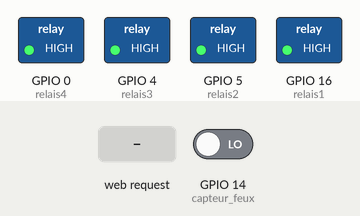
Bench run of a sketch on a simulated ESP8266 (NodeMCU). Parts: switched loads named in the sketch (green lamp = pin HIGH). Inputs (shaded band) come from the test bench; at power-on: GPIO 14 (capteur_feux) LOW. What the sketch prints to the serial monitor is not drawn.

Above: at 6.2 s.
6.3 s: HTTP request GET /lampe1 received
At 7.3 s:
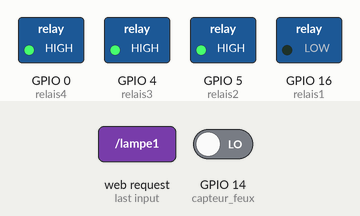
7.8 s: HTTP request GET /lampe2 received
At 8.5 s:
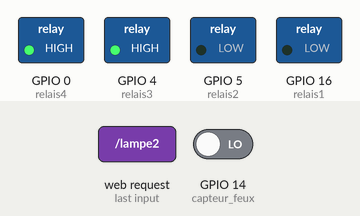
9.3 s: HTTP request GET /lampe1off received
At 9.6 s:
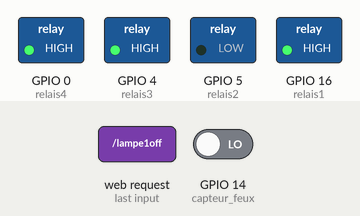
10.8 s: HTTP request GET /lampe3 received
At 11.9 s:
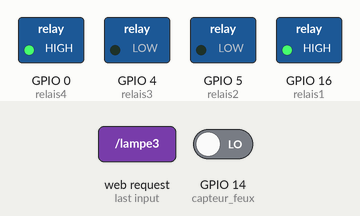
12.3 s: HTTP request GET /lampe2off received
At 13.1 s:
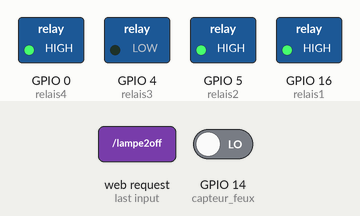
13.8 s: HTTP request GET /prise1 received
At 14.3 s:
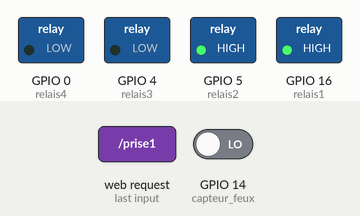
Timing chart, 0 to 16.3 s (numbered marks = the images above; inputs shaded):
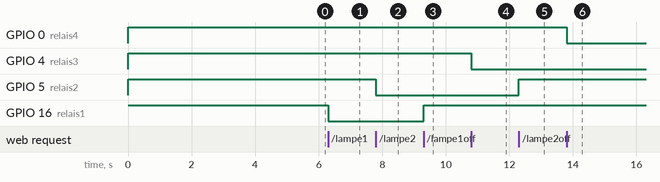

The sketch:

glory.ino
```cpp
#include <Arduino.h>
#include <ESP8266WiFi.h>
#include <WiFiClient.h>
#include <ESP8266WebServer.h>

#include "index.h" //Our HTML webpage contents with javascripts

const int pins[4] = {16,5,4,0};
const int relais1 = 16 ,relais2 = 5,relais3 = 4,relais4 = 0;
const int capteur_feux = 14;

#define Cap_light  A0
#define MAX_LIGHT 255


IPAddress local_IP(192,168,43,22);
IPAddress gateway(192,168,43,9);
IPAddress subnet(255,255,255,0);


ESP8266WebServer server(80); //Server on port 80

void handleRoot() {
 String s = MAIN_page; //Read HTML contents
 server.send(200, "text/html", s); //Send web page
}

void lampe1() {
 digitalWrite(relais1,LOW);
}
void lampe1off() {
 digitalWrite(relais1,HIGH);
}

void lampe2() {
 digitalWrite(relais2,LOW);
}
void lampe2off() {
 digitalWrite(relais2,HIGH);
}
void lampe3() {
 digitalWrite(relais3,LOW);
}
void lampe3off() {
 digitalWrite(relais3,HIGH);
}
void lampe4() {
 digitalWrite(relais4,LOW);
}
void lampe4off() {
 digitalWrite(relais4,HIGH);
}


void setup() {

  inits();
}
void loop() {
   Serial.print("Feux : ");
   Serial.println(digitalRead(capteur_feux));
   server.handleClient();  //Handle client requests
}

//verification de la lumiere du jour
boolean read_value()
{
   float val = analogRead(Cap_light);
   if(val > MAX_LIGHT)
   {
    // si c'est la journer on renvoi true
      return true;
   }
   else
   {
    //si c'est la nuit on renoi false
     return false;
   }
}

//initialisation des fonctions du projet
void inits()
{
  Serial.begin(115200);
  for(int i = 0; i<4;i++)
  {
      pinMode(pins[i],OUTPUT);
      digitalWrite(pins[i],HIGH);
  }
  pinMode(capteur_feux, INPUT);
  pinMode(Cap_light, INPUT);

  WiFi.softAPConfig(local_IP, gateway, subnet);
  boolean result = WiFi.softAP("mtp-01", "mtp01234");
  Serial.print("Soft-AP IP address = ");
  Serial.println(WiFi.softAPIP());

  IPAddress myIP = WiFi.softAPIP();
  Serial.print("AP IP address: ");
  Serial.println(myIP);

  server.on("/", handleRoot);//affichage de la page principale

  server.on("/lampe1", lampe1); //envoi des donnnees du capteur
  server.on("/lampe1off", lampe1off); //envoi des donnnees du capteur

  server.on("/lampe2", lampe2); //envoi des donnnees du capteur
  server.on("/lampe2off", lampe2off); //envoi des donnnees du

  server.on("/lampe3", lampe3); //envoi des donnnees du capteur
  server.on("/lampe3off", lampe3off); //envoi des donnnees du capteur

  server.on("/prise1", lampe4); //envoi des donnnees du capteur
  server.on("/prise1off", lampe4off); //envoi des donnnees du capteur

  server.begin();                  //Start server
  Serial.println("HTTP server started");

  delay(5000);
}
```

index.h
```cpp
const char MAIN_page[] PROGMEM = R"=====(

<!DOCTYPE html>
<html lang="en">
<head>
    <meta charset="UTF-8">
    <meta http-equiv="X-UA-Compatible" content="IE=edge">
    <meta name="viewport" content="width=device-width, initial-scale=1.0">
    <title>Car diagnostc</title>
    <style>
        *
        {
            font-family: 'Segoe UI', Tahoma, Geneva, Verdana, sans-serif;

        }
/* /////////////////////////////////////////////// */
.switch {
  position: relative;
  display: inline-block;
  width: 90px;
  height: 34px;
}

.switch input {display:none;}
.slider {
  position: absolute;
  cursor: pointer;
  top: 0;
  left: 0;
  right: 0;
  bottom: 0;
  background-color: #ca2222;
  -webkit-transition: .4s;
  transition: .4s;
}

.slider:before {
  position: absolute;
  content: "";
  height: 26px;
  width: 26px;
  left: 4px;
  bottom: 4px;
  background-color: white;
  -webkit-transition: .4s;
  transition: .4s;
}

input:checked + .slider {
  background-color: #2ab934;
}

input:focus + .slider {
  box-shadow: 0 0 1px #2196F3;
}

input:checked + .slider:before {
  -webkit-transform: translateX(55px);
  -ms-transform: translateX(55px);
  transform: translateX(55px);
}

/*------ ADDED CSS ---------*/
.on
{
  display: none;
}

.on, .off
{
  color: white;
  position: absolute;
  transform: translate(-50%,-50%);
  top: 50%;
  left: 50%;
  font-size: 10px;
  font-family: Verdana, sans-serif;
}

input:checked+ .slider .on
{display: block;}

input:checked + .slider .off
{display: none;}

/*--------- END --------*/

/* Rounded sliders */
.slider.round {
  border-radius: 34px;
}

.slider.round:before {
  border-radius: 50%;}
</style>
</head>
<body style="background-color: rgb(12, 1, 51); margin-left: 10%; margin-right: 10%;">

             <h1 style="color: rgb(255, 255, 255); text-align: center;">
                 DASHBOARD
             </h1>
             <center>
                <div style="width: auto; height: auto; background-color: rgb(255, 255, 255); border-radius: 10px; padding: 5%;">
                  // COMMAND DES LUMIERES
                    <h1 style="color: rgb(12, 1, 51);">COMMANDE LUMIERE</h1>
                     <h2 style="color: rgb(12, 1, 51);">LAMPE 1</h2>
                    <label class="switch">
                        <input type="checkbox" id="togBtn" name="lampe1" onclick="togle(this)">
                        <div class="slider round">
                         <!--ADDED HTML -->
                         <span class="on">ON</span>
                         <span class="off">OFF</span>
                         <!--END-->
                        </div>
                       </label>
                       <h2 style="color: rgb(12, 1, 51);">LAMPE 2</h2>
                    <label class="switch">
                        <input type="checkbox" id="togBtn" name="lampe2" onclick="togle(this)">
                        <div class="slider round">
                         <!--ADDED HTML -->
                         <span class="on">ON</span>
                         <span class="off">OFF</span>
                         <!--END-->
                        </div>
                       </label>
                       <h2 style="color: rgb(12, 1, 51);">LAMPE 3</h2>
                    <label class="switch">
                        <input type="checkbox" id="togBtn" name="lampe3" onclick="togle(this)">
                        <div class="slider round">
                         <!--ADDED HTML -->
                         <span class="on">ON</span>
                         <span class="off">OFF</span>
                         <!--END-->
                        </div>
                       </label>
                      //  COMMANDE DES PRISES
                       <h1 style="color: rgb(12, 1, 51);">COMMANDE PRISE</h1>
                     <h2 style="color: rgb(12, 1, 51);">PRISE 1</h2>
                    <label class="switch">
                        <input type="checkbox" id="togBtn" name="prise1" onclick="togle(this)">
                        <div class="slider round">
                         <!--ADDED HTML -->
                         <span class="on">ON</span>
                         <span class="off">OFF</span>
                         <!--END-->
                        </div>
                       </label>
                 </div>
                  <h6 style="color: white;">KADILAB</h6>
             </center>


<script>

         function togle(state)
         {
            var dvPassport = document.getElementById("state");//recuperation de l'element cliker
            var xhttp = new XMLHttpRequest();  // variable de la requette xhttp

            if(state.checked) //verifi si le l'interupteur est sur on ou of
            {
              //requette  d'allumage
              xhttp.open("GET",state.name, true); //Handle readADC server on ESP8266
              xhttp.send();
            }
            else
            {
               //requette d'extinction
              xhttp.open("GET",state.name+"off", true); //Handle readADC server on ESP8266
               xhttp.send();
            }

//            alert(state.checked);
//            alert(state.name);

         }
</script>

</body>
</html>
)=====";
```

Measured:
- after the input at 6.3 s, GPIO 16 (relais1): HIGH → LOW at once
- after the input at 7.8 s, GPIO 5 (relais2): HIGH → LOW at once
- after the input at 9.3 s, GPIO 16 (relais1): LOW → HIGH at once
- after the input at 10.8 s, GPIO 4 (relais3): HIGH → LOW at once
- after the input at 12.3 s, GPIO 5 (relais2): LOW → HIGH at once
- after the input at 13.8 s, GPIO 0 (relais4): HIGH → LOW at once
